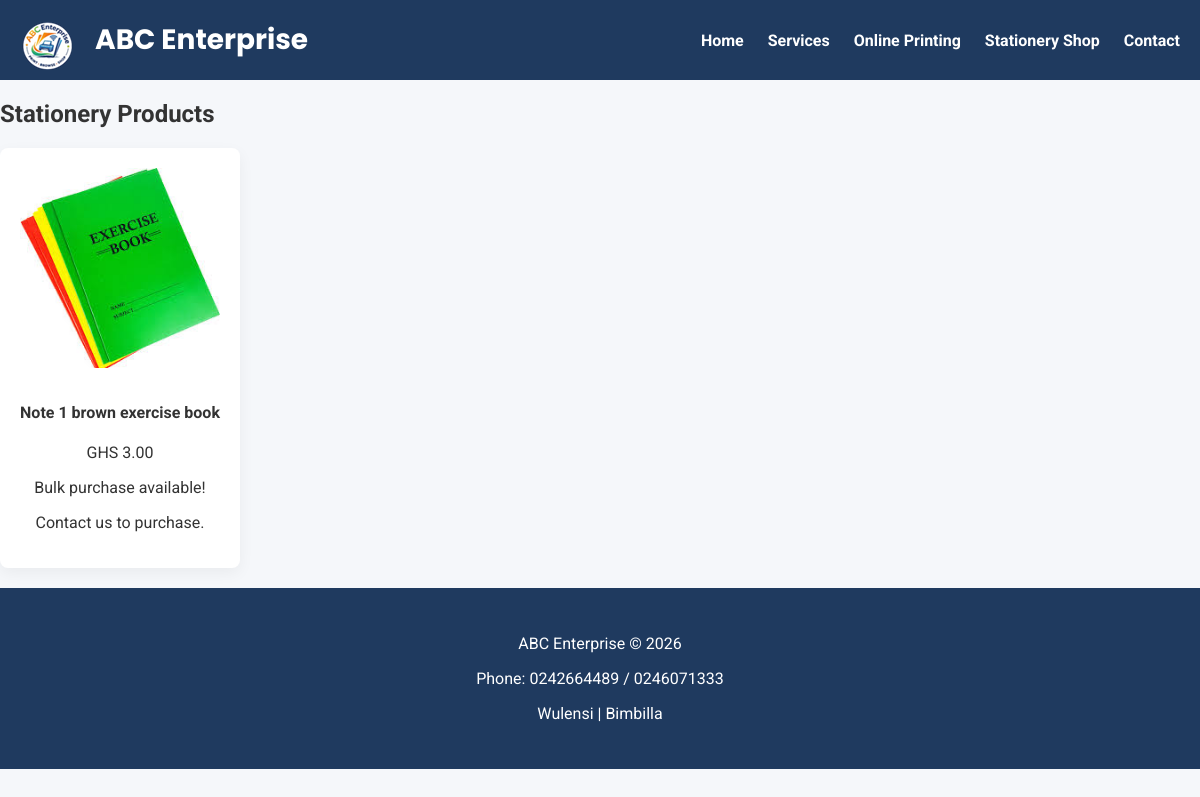
Screenshot of /stationery/ with the database file from the repository.
### shop/models.py (models this page shows, shortened)
class Product(models.Model):
    name = models.CharField(max_length=100)
    price = models.DecimalField(max_digits=6, decimal_places=2)
    image = models.ImageField(upload_to='products/')
    description = models.TextField(blank=True)

### shop/views.py (the view)
# urls.py: path('', views.product_list, name='shop'),
def product_list(request):
    products = Product.objects.all()
    return render(request, 'shop/product_list.html', {'products': products})

### shop/templates/shop/product_list.html
{% extends "base.html" %}
{% load static %}
{% block content %}
<h2>Stationery Products</h2>
<div class="products-container">
    {% for product in products %}
    <div class="product-card">
        <img src="{{ product.image.url }}" alt="{{ product.name }}">
        <h4>{{ product.name }}</h4>
        <p>GHS {{ product.price }}</p>
        <p>{{ product.description }}</p>
        <p>Contact us to purchase.</p>
    </div>
    {% endfor %}
</div>
{% endblock %}

### templates/base.html (shortened to what this page needs)
{% load static %}
<!DOCTYPE html>
<html>
<head>
<link rel="stylesheet" href="{% static 'css/style.css' %}">
</head>
<body>
<header>
<div class="header-container">
    <img src="{% static 'images/logo.png' %}" alt="ABC Enterprise Logo" class="logo">
    <h2 class="business-name">ABC Enterprise</h2>
</div>
<nav>
<a href="/">Home</a>
<a href="/services/">Services</a>
<a href="/printing/">Online Printing</a>
<a href="/stationery/">Stationery Shop</a>
<a href="/contact/">Contact</a>
</nav>
</header>
{% block content %}
{% endblock %}
<footer>
<p>ABC Enterprise © 2026</p>
<p>Phone: 0242664489 / 0246071333</p>
<p> Wulensi | Bimbilla</p>
</footer>
</body>
</html>

### static/css/style.css (style rules this page uses)
html { scroll-behavior: smooth; }
body { margin: 0; font-family: 'Roboto', sans-serif; background: #F5F7FA; color: #333333; }
header { display: flex; align-items: center; justify-content: space-between; background: #1F3A5F; color: #FFFFFF; padding: 10px 20px; position: sticky; top: 0; z-index: 1000; }
.header-container { display: flex; align-items: center; gap: 15px; }
.business-name { color: white; font-family: 'Poppins', sans-serif; font-size: 28px; margin: 0; }
nav { margin-left: auto; }
nav a { color: white; margin-left: 20px; text-decoration: none; font-weight: bold; transition: color 0.2s; }
.product-card { background: white; padding: 20px; border-radius: 8px; box-shadow: 0 5px 15px rgba(0, 0, 0, 0.05); margin-bottom: 20px; text-align: center; transition: transform 0.2s; }
.product-card img { width: 100%; border-radius: 6px; margin-bottom: 15px; }
footer { background: #1F3A5F; color: white; text-align: center; padding: 30px; }
.service-card img, .product-card img { width: 100%; max-width: 400px; height: auto; border-radius: 6px; }
.products-container { display: flex; flex-wrap: wrap; gap: 20px; }
.product-card { background: white; padding: 20px; border-radius: 8px; width: 200px; text-align: center; box-shadow: 0 5px 15px rgba(0,0,0,0.05); transition: transform 0.2s; }
.product-card img { width: 100%; height: auto; border-radius: 6px; margin-bottom: 10px; }

### rows the page displays
Product: image (picture), name "Note 1 brown exercise book", price "3.00", description "Bulk purchase available!"
